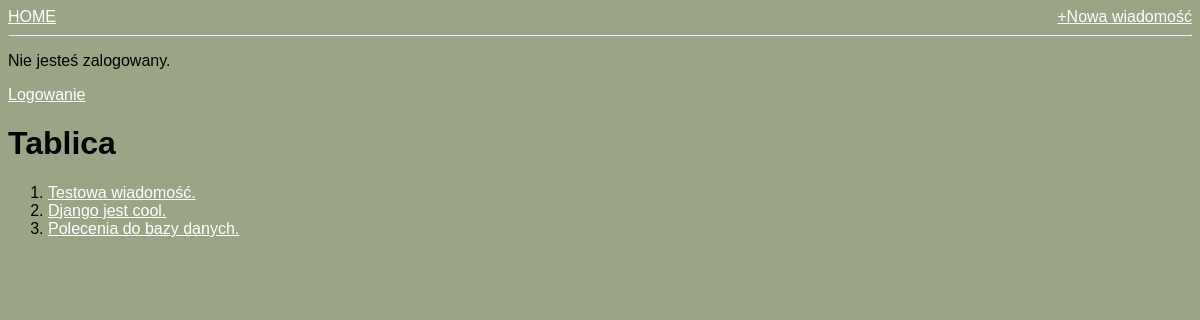
Before: / with the older database file.
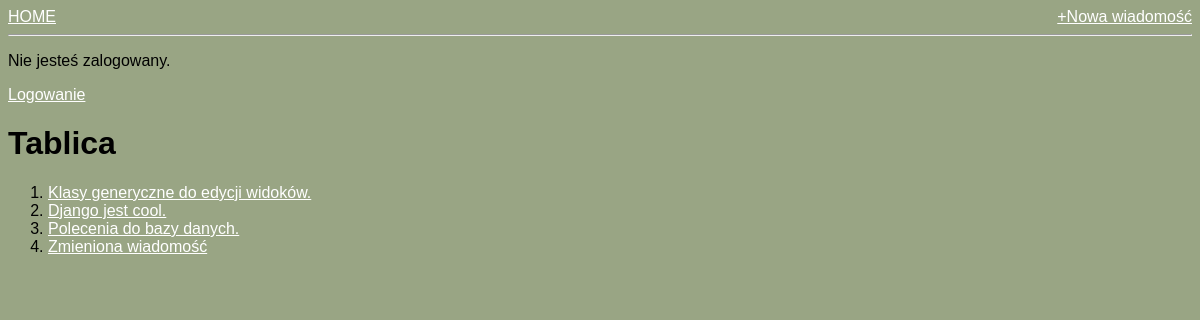
After: the same page with the newer database file.
### tablica/models.py (models this page shows, shortened)
class Wiadomosc(models.Model):
    tresc = models.TextField()
    tytul = models.CharField(max_length=50)
    autor = models.ForeignKey('auth.User', on_delete=models.CASCADE,)
    def __str__(self):
        return self.tytul[:50]
    class Meta():
        verbose_name_plural = "Wiadomości"

### tablica/views.py (the view)
# urls.py: path('', views.HomePage.as_view(), name='home'),
class HomePage(ListView):
    model = Wiadomosc
    template_name = 'tablica/home.html'

### tablica/templates/tablica/home.html
{% extends 'tablica/base.html' %}
{% block content %}
  <h1>Tablica</h1>
  <ol>
    {% for tekst in object_list %}
      <li>
        <a href="{% url 'tresc' tekst.pk %}">{{ tekst }}</a>
      </li>
    {% endfor %}
  </ol>
{% endblock %}

### tablica/templates/tablica/base.html (shortened to what this page needs)
{% load static %}
<html>
  <head>
    <link rel="stylesheet" href="{% static 'css/base.css' %}">
  </head>
  <body>
    <div class="container">
    <header>
        <div class="linki_lewe">
          <a href="{% url 'home' %}">HOME</a>
        </div>
        <div class="linki_prawe">
          <a href="{% url 'nowa' %}">+Nowa wiadomość</a>
        </div>
      </header>
      <br>
      <hr>
      {% if user.is_authenticated %}
        <p>Cześć {{ user.username }}</p>
        <p><a href="{% url 'logout' %}">Wyloguj</a></p>
      {% else %}
        <p>Nie jesteś zalogowany.</p>
        <p><a href="{% url 'login' %}">Logowanie</a></p>
      {% endif %}
      {% block content %}
      {% endblock %}
    </div>
  </body>
</html>

### tablica/static/css/base.css (style rules this page uses)
body { font-family: 'Source Sans Pro', sans-serif; font-size: 24 px; background-color: rgb(153, 165, 132); }
a { color: white; }
.linki_prawe { float: right; }
.linki_lewe { float: left; }

Changed rows visible on the page:
removed Wiadomosc: tytul "Testowa wiadomość."
added Wiadomosc: tytul "Klasy generyczne do edycji widoków."
added Wiadomosc: tytul "Zmieniona wiadomość"
